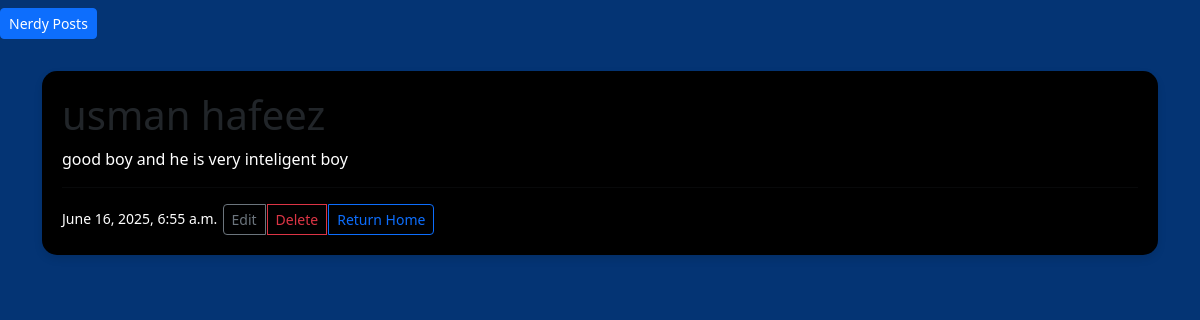
Page /post/7 on the committed database.
### blog/models.py (models this page shows, shortened)
class Post(models.Model):
    title = models.CharField(max_length=250)
    content = models.TextField()
    created_at = models.DateTimeField(auto_now_add=True)

### blog/views.py (the view)
# urls.py: path("post/<int:pk>", views.post_detail, name="post-detail"),
def post_detail(request, pk):
    post = get_object_or_404(Post, pk=pk)
    return render(request, "blog/post_detail.html", {"post": post})

### blog/templates/blog/post_detail.html
{% extends "blog/base.html" %}
{% block content %}
<div class="content-section">
    <h1>{{ post.title }}</h1>
    <p class="text-white">{{ post.content }}</p>
    <hr>
    <small class="text-white">{{ post.created_at }}</small>
    <div class="btn-group">
        <a href="{% url 'post-update' post.pk %}" class="btn btn-sm btn-outline-secondary" style="margin-left: 1px;">Edit</a>
        <a href="{% url 'post-delete' post.pk %}" class="btn btn-sm btn-outline-danger" style="margin-left: 1px;">Delete</a>
        <a href="{% url 'home' %}" class="btn btn-sm btn-outline-primary" style="margin-left: 1px;">Return Home</a>
    </div>
</div>
{% endblock %}

### blog/templates/blog/base.html (style rules this page uses)
body { background-color: #043474; }
.content-section { background: rgb(0, 0, 0); padding: 20px; border-radius: 15px; box-shadow: 0 4px 8px rgba(0, 0, 0, 0.1); margin-bottom: 20px; }

### rows in the picture
Post: title "usman hafeez", content "good boy and he is very inteligent boy", created_at "June 16, 2025, 6:55 a.m."
